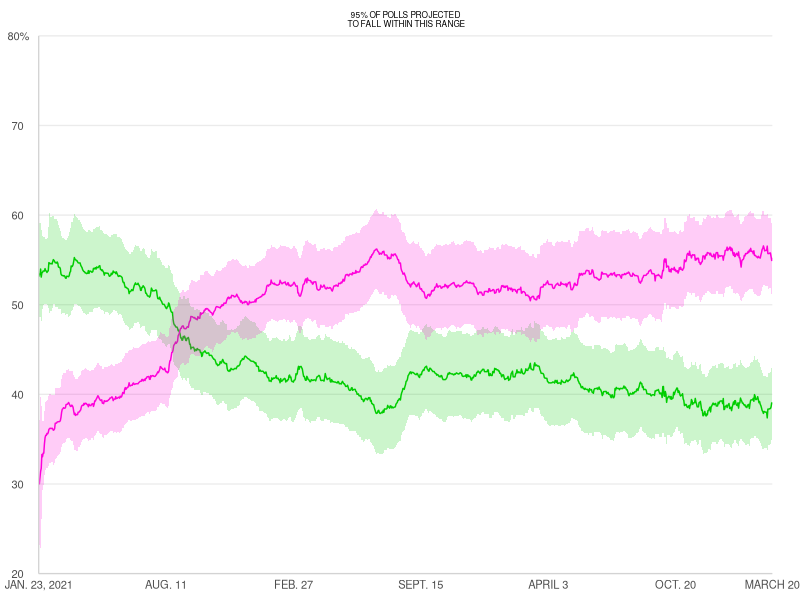

Recreate this plot in R.
library(ggplot2)

df = read.csv("approval_topline.csv")

df$end_date = as.Date(df$end_date)
tikz = c("JAN. 23, 2021", "AUG. 11", "FEB. 27", "SEPT. 15", "APRIL 3", "OCT. 20", "MARCH 20")

custikz = as.Date(c("2021-01-23", "2021-08-11", "2022-02-27",
                    "2022-09-15", "2023-04-03", "2023-10-20", "2024-03-20"))
#theme
FiveTheme = theme_minimal(base_size = 10) +
  theme(
    text = element_text(family = 'Helvetica'),
    plot.title = element_text(family = 'Helvetica', face = 'bold', hjust = 0.5),
    plot.background = element_rect(fill = 'white', color = NA),
    panel.grid.minor = element_blank(),
    panel.grid.major.x = element_blank(),
    axis.line.x = element_line(color = 'lightgray'),
    axis.text.x = element_text(color = "gray30"),
    axis.line.y = element_line(color = 'lightgray'),
    axis.text.y = element_text(color = "gray30"),
    legend.position = "none",
    plot.margin = margin(b = 0.5, r = 20),
    plot.subtitle = element_text(size = 6, hjust = 0.5)
  )
#graph
ggplot(df, aes(x = end_date)) +
  geom_line(aes(y = approve_estimate, color = "Approval Estimate")) +
  geom_line(aes(y = disapprove_estimate, color = "Disapproval Estimate")) +
  labs(title = element_blank(),
       subtitle = "95% OF POLLS PROJECTED\n TO FALL WITHIN THIS RANGE",
       y = element_blank(),
       x = element_blank()) +
  scale_color_manual(values = c("Approval Estimate" = "green3", "Disapproval Estimate" = "#FF00DB")) +
  geom_ribbon(data = df, aes(x = end_date, ymin = approve_lo, ymax = approve_hi), fill = "green3", alpha = 0.2)+
  geom_ribbon(data = df, aes(x = end_date, ymin = disapprove_lo, ymax = disapprove_hi), fill = "#FF00DB", alpha = 0.2)+
  scale_x_date(breaks = custikz, labels = tikz)+
  scale_y_continuous(breaks = seq(20, 80, by = 10),
                     labels = function(x) paste0(x, ifelse(x == 80, "% ", "   ")))+
  coord_cartesian(ylim = c(20, 80), xlim = as.Date(c("2021-01-23", "2024-03-20")),
                  expand = F)+
  FiveTheme
